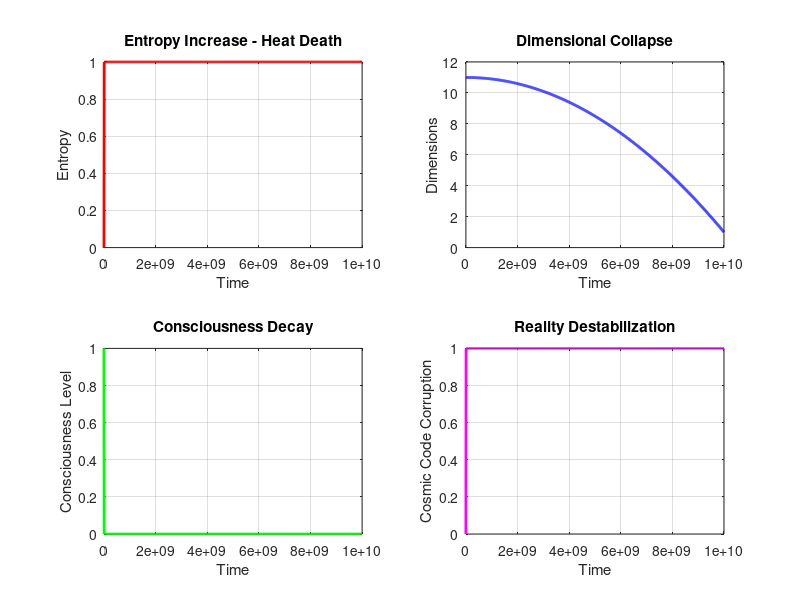

The MATLAB script that drew this image: (Note: this script raises an error after producing the figure.)
clc;
clear;
close all;

% Time settings for the simulation
time_steps = 1000; % Total time steps to simulate
time = linspace(0, 1e10, time_steps); % Normalized time scale

% Entropy Decay (Heat Death)
entropy = 1 - exp(-0.001 * time); % Exponential approach to max entropy

% Dimensional Collapse
dimensions = 11 - (10 * (time / max(time)).^2); % Simulating dimensional reduction

% Consciousness Decay (Collective intelligence erosion)
consciousness_level = exp(-0.0005 * time); % Exponential decay of higher awareness

% Cosmic Code Corruption (Reality destabilization)
code_corruption = 1 - exp(-0.0007 * time); % Gradual increase in cosmic errors

% Visualization
figure;
subplot(2,2,1);
plot(time, entropy, 'r', 'LineWidth', 2);
xlabel('Time'); ylabel('Entropy');
title('Entropy Increase - Heat Death'); grid on;

subplot(2,2,2);
plot(time, dimensions, 'b', 'LineWidth', 2);
xlabel('Time'); ylabel('Dimensions');
title('Dimensional Collapse'); grid on;

subplot(2,2,3);
plot(time, consciousness_level, 'g', 'LineWidth', 2);
xlabel('Time'); ylabel('Consciousness Level');
title('Consciousness Decay'); grid on;

subplot(2,2,4);
plot(time, code_corruption, 'm', 'LineWidth', 2);
xlabel('Time'); ylabel('Cosmic Code Corruption');
title('Reality Destabilization'); grid on;

sgtitle('Decay of the Universe - Multi-Theory Model');